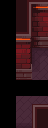

This game map was drawn from its Tiled (.tmx) file and the tilesets committed beside it. A one-line description and the full map source follow:
An orthogonal 3x8 tile map with 16x16 px tiles, 3 tile layers (Back, Walls, Front).

<map version="1.10" tiledversion="1.10.2" orientation="orthogonal" renderorder="right-down" width="3" height="8" tilewidth="16" tileheight="16" infinite="0" nextlayerid="4" nextobjectid="1">
 <properties>
  <property name="PathfindingOffset" value="2 4" />
 </properties>
 <tileset firstgid="1" source="../../../Tilesets/forge_tileset.tsx" />
 <layer id="1" name="Back" width="3" height="8">
  <data encoding="csv">
0,0,0,
0,0,0,
0,0,0,
0,0,177,
0,178,232,
0,0,0,
0,203,180,
0,228,229
</data>
 </layer>
 <layer id="2" name="Walls" width="3" height="8">
  <data encoding="csv">
0,79,8,
0,55,33,
0,104,58,
0,129,0,
0,154,0,
0,0,0,
0,0,0,
0,0,51
</data>
 </layer>
 <layer id="3" name="Front" width="3" height="8">
  <data encoding="csv">
0,0,0,
0,0,0,
0,0,0,
0,0,0,
0,0,0,
0,0,0,
0,0,2,
0,0,0
</data>
 </layer>
</map>
